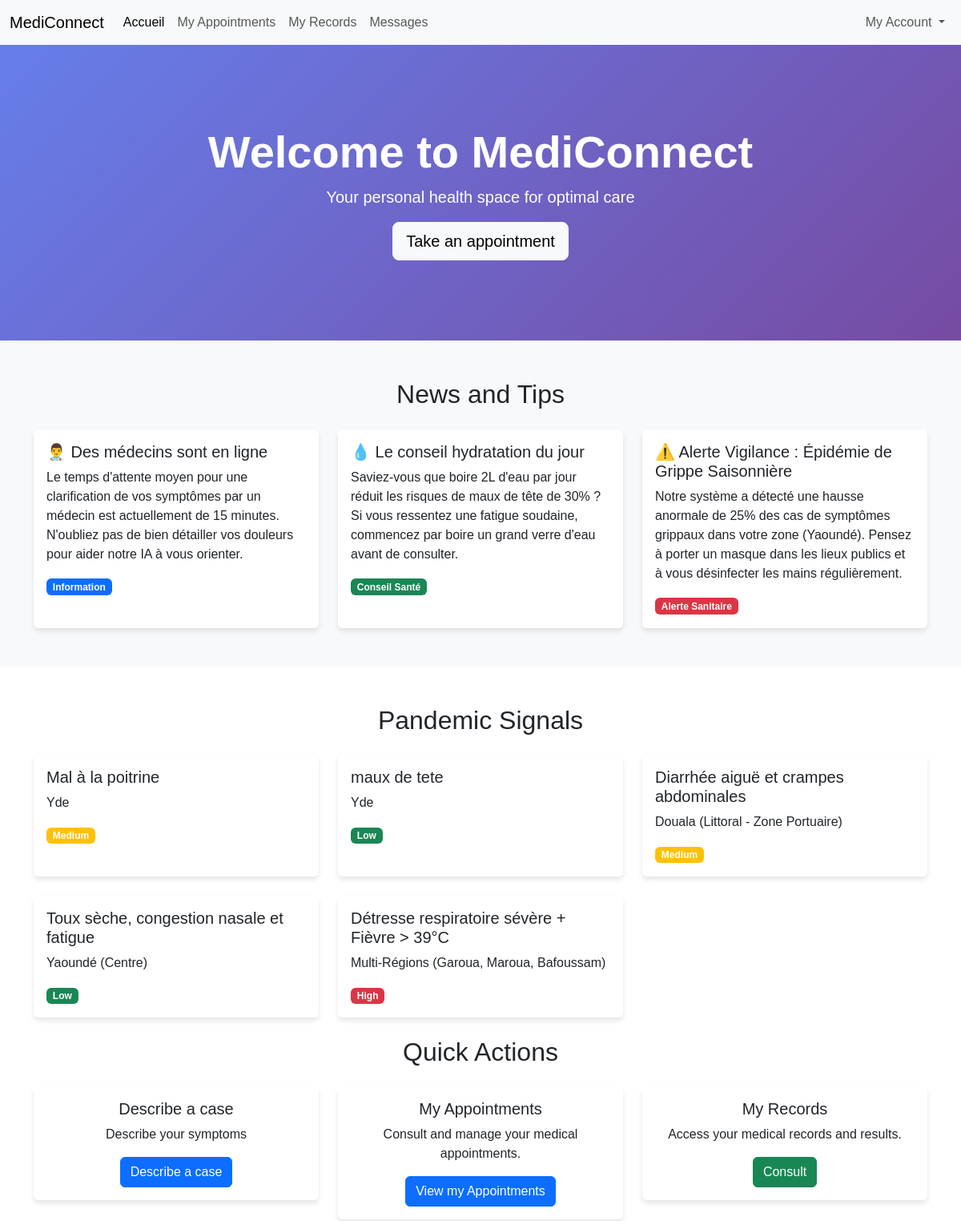
/ (signed in, upper part), run on an earlier commit of the app's database.
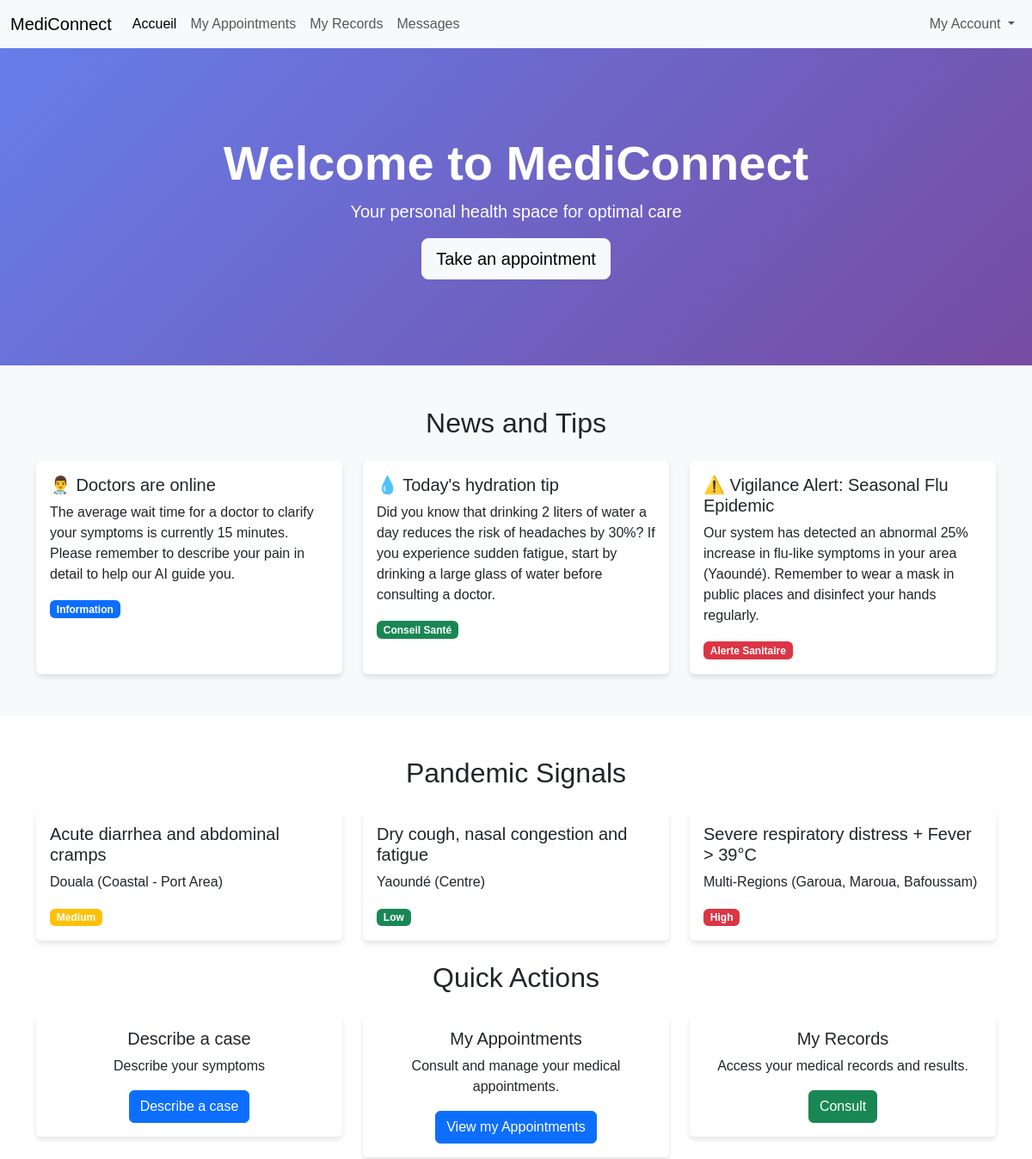
And on a later commit of the database.
### MediConnect/models.py (models this page shows, shortened)
class DashboardInfo(models.Model):
    title = models.CharField(max_length=200, verbose_name="Titre de l'annonce")
    content = models.TextField(verbose_name="Message ou Conseil du jour")
    category = models.CharField(
        max_length=50,
        choices=[('INFO', 'Information'), ('TIP', 'Conseil Santé'), ('ALERT', 'Alerte Sanitaire')],
        default='INFO'
    )
    is_active = models.BooleanField(default=True, verbose_name="Afficher sur l'accueil")
    created_at = models.DateTimeField(auto_now_add=True)
    class Meta:
        verbose_name = "Info Accueil"
        verbose_name_plural = "Infos Accueil"

class PandemicSignal(models.Model):
    id = models.CharField(max_length=36, primary_key=True, default=generate_uuid_pk, editable=False)
    symptom_type = models.CharField(max_length=100)
    region = models.CharField(max_length=100)
    occurrence_count = models.PositiveIntegerField()
    alert_level = models.CharField(max_length=20, default="Low")
    last_detected = models.DateTimeField(auto_now=True)

### MediConnect/views.py (the view)
# urls.py: path('',patient_index,name='patient_index'),
def patient_index(request):
    today = timezone.now().date()
    dashboard_infos = DashboardInfo.objects.filter(is_active=True).order_by('-created_at')
    upcoming_appointments = Appointment.objects.filter(status='SCHEDULED',patient=request.user, date__gte=today).order_by('date', 'time')[:5]
    recent_records = MedicalRecord.objects.all().filter(patient=request.user).order_by('-date')[:3]
    recent_messages = Message.objects.all().filter(sender=request.user,receiver=request.user).order_by('-created_at')[:5]
    pandemic_signals = PandemicSignal.objects.all().order_by('-last_detected')[:5]
    try:
        appointments_this_year = Appointment.objects.filter(patient=request.user, date__year=today.year).count()
        attendance_rate = appointments_this_year / Appointment.objects.filter(patient=request.user).count() * 100
        doctors = Appointment.objects.filter(patient=request.user).values('doctor').distinct()
        pending_exams = MedicalRecord.objects.filter(patient=request.user).count()
    except ZeroDivisionError:
        attendance_rate = 0
        appointments_this_year = 0
        doctors = 0
        pending_exams = 0
    context = {
        'dashboard_infos': dashboard_infos,
        'upcoming_appointments': upcoming_appointments,
        'recent_records': recent_records,
        'recent_messages': recent_messages,
        'pandemic_signals': pandemic_signals,
        'appointments_this_year': appointments_this_year,
        'attendance_rate': attendance_rate,
        'doctors': doctors,
        'pending_exams': pending_exams,
    }
    return render(request, 'MediConnect/index.html', context)

### MediConnect/models.py (called while the page is built)
def generate_uuid_pk():
    return str(uuid.uuid4())

    def save(self, *args, **kwargs):
        if self.is_primary and self.user:
            Device.objects.filter(user=self.user, is_primary=True).exclude(pk=self.pk).update(is_primary=False)
        if self.user_id and self.session_key:
            self.session_key = None
        super().save(*args, **kwargs)
        if self.user and not self.is_primary and not Device.objects.filter(
            user=self.user, is_primary=True
        ).exclude(pk=self.pk).exists():
            self.is_primary = True
            self.save(update_fields=['is_primary'])

### MediConnect/templates/MediConnect/index.html (shortened to what the changed rows need)
{% extends "base.html" %}
{% block content %}
<section class="hero-section">
    <div class="container text-center">
        <h1 class="display-4 fw-bold">Welcome to MediConnect</h1>
    </div>
</section>
{% if dashboard_infos %}
<section class="py-5 bg-light">
    <div class="container">
        <div class="row">
            <div class="col-lg-12">
                <h2 class="text-center mb-4">News and Tips</h2>
                <div class="row g-4">
                    {% for info in dashboard_infos %}
                    <div class="col-md-6 col-lg-4">
                        <div class="card h-100">
                            <div class="card-body">
                                <h5 class="card-title">{{ info.title }}</h5>
                                <p class="card-text">{{ info.content }}</p>
                                <span class="badge
                                    {% if info.category == 'INFO' %}bg-primary
                                    {% elif info.category == 'TIP' %}bg-success
                                    {% elif info.category == 'ALERT' %}bg-danger
                                    {% endif %}">
                                    {{ info.get_category_display }}
                                </span>
                            </div>
                        </div>
                    </div>
                    {% endfor %}
                </div>
            </div>
        </div>
    </div>
</section>
{% endif %}
<section class="py-5">
    <div class="container">
        <div class="row">
            <div class="col-lg-12 mx-auto">
                {% if pandemic_signals %}
                <h2 class="text-center mb-4">Pandemic Signals</h2>
                <div class="row g-4">
                    {% for signal in pandemic_signals %}
                    <div class="col-md-6 col-lg-4">
                        <div class="card h-100">
                            <div class="card-body">
                                <h5 class="card-title">{{ signal.symptom_type }}</h5>
                                <p class="card-text">{{ signal.region }}</p>
                                <span class="badge
                                    {% if signal.alert_level == 'Low' %}bg-success
                                    {% elif signal.alert_level == 'Medium' %}bg-warning
                                    {% elif signal.alert_level == 'High' %}bg-danger
                                    {% endif %}">
                                    {{ signal.alert_level }}
                                </span>
                            </div>
                        </div>
                    </div>
                    {% endfor %}
                </div>
                {% endif %}
                <h2 class="text-center mb-4 mt-4">Quick Actions</h2>
            </div>
        </div>
    </div>
</section>
{% endblock %}

What changed in the data, as far as the page shows it:
removed PandemicSignal: symptom_type "Mal à la poitrine", region "Yde", alert_level "Medium"
removed PandemicSignal: symptom_type "maux de tete", region "Yde", alert_level "Low"
changed DashboardInfo "Information": title "👨‍⚕️ Des médecins sont en ligne" → "👨‍⚕️ Doctors are online"; content "Le temps d'attente moyen pour une clarification de vos symptômes par un médecin est actuellement de 15 minutes. N'oubliez pas de bien détailler vos douleurs pour aider notre IA à vous orienter." → "The average wait time for a doctor to clarify your symptoms is currently 15 minutes. Please remember to describe your pain in detail to help our AI guide you."
changed DashboardInfo "Conseil Santé": title "💧 Le conseil hydratation du jour" → "💧 Today's hydration tip"; content "Saviez-vous que boire 2L d'eau par jour réduit les risques de maux de tête de 30% ? Si vous ressentez une fatigue soudaine, commencez par boire un grand verre d'eau avant de consulter." → "Did you know that drinking 2 liters of water a day reduces the risk of headaches by 30%? If you experience sudden fatigue, start by drinking a large glass of water before consulting a doctor."
changed DashboardInfo "Alerte Sanitaire": title "⚠️ Alerte Vigilance : Épidémie de Grippe Saisonnière" → "⚠️ Vigilance Alert: Seasonal Flu Epidemic"; content "Notre système a détecté une hausse anormale de 25% des cas de symptômes grippaux dans votre zone (Yaoundé). Pensez à porter un masque dans les lieux publics et à vous désinfecter les mains régulièrement." → "Our system has detected an abnormal 25% increase in flu-like symptoms in your area (Yaoundé). Remember to wear a mask in public places and disinfect your hands regularly."
changed PandemicSignal "Medium": symptom_type "Diarrhée aiguë et crampes abdominales" → "Acute diarrhea and abdominal cramps"; region "Douala (Littoral - Zone Portuaire)" → "Douala (Coastal - Port Area)"
changed PandemicSignal "Yaoundé (Centre)": symptom_type "Toux sèche, congestion nasale et fatigue" → "Dry cough, nasal congestion and fatigue"
changed PandemicSignal "High": symptom_type "Détresse respiratoire sévère + Fièvre > 39°C" → "Severe respiratory distress + Fever > 39°C"; region "Multi-Régions (Garoua, Maroua, Bafoussam)" → "Multi-Regions (Garoua, Maroua, Bafoussam)"
